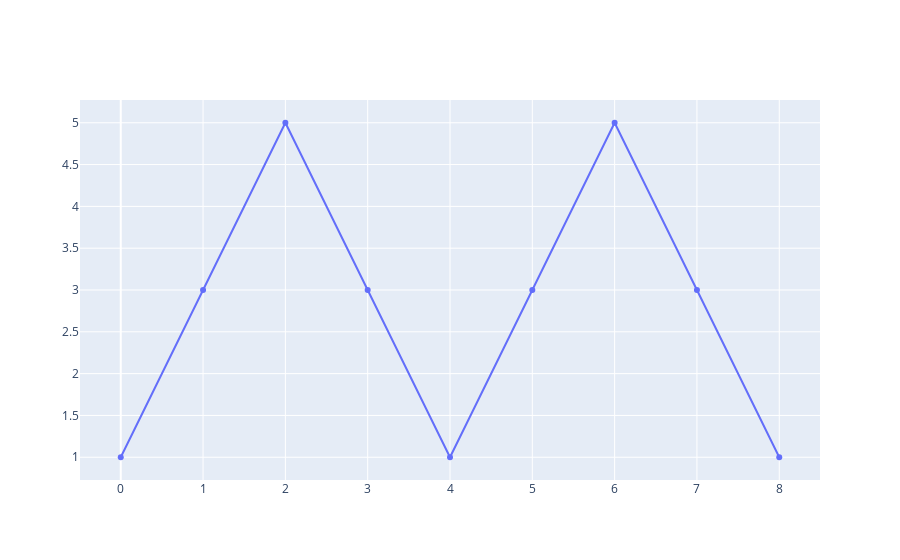

The cell this chart's notebook holds for it:
### Markdown cell above
Hacemos el gráfico más sencillo posible

### Code cell
# --
# Sólo necesitamos informar el set de datos del eje y
# --
fig = go.Figure()
fig.add_trace(go.Scatter(y = eje_y))
fig.show()

### Figure 1 — Plotly figure (JSON) as saved in the notebook; plotly's stock layout.template omitted (floating-point values rounded to 4 significant figures)
{"data": [{"type": "scatter", "y": [1, 3, 5, 3, 1, 3, 5, 3, 1]}], "layout": {}}
